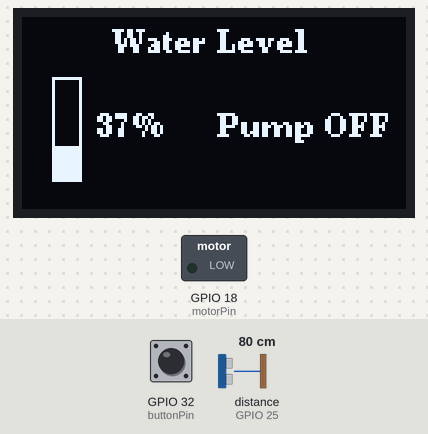
Simulated run of this program. Board: ESP32. Parts: 128×64 one-colour display, switched loads named in the program (green lamp = pin HIGH). Wiring (inferred from the names in the program): ultrasonic range finder: trigger GPIO 33; echo GPIO 25. Inputs (shaded band) come from the test bench; at power-on: GPIO 32 (buttonPin) HIGH, distance to the obstacle (sensor on GPIO 25) 80 cm. The echo pulse lasts 58.3 µs per cm; EEPROM starts erased; pins used as bus, display or sensor lines are not drawn; what the program prints to the serial monitor is not drawn.

Above: at 1.7 s.
1.8 s: GPIO 32 (buttonPin) pulled LOW for 0.15 s
At 3.2 s:
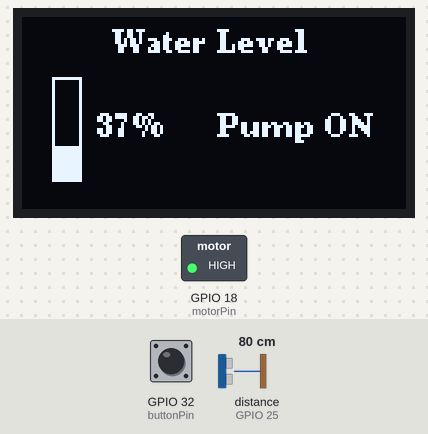
3.5 s: distance to the obstacle (sensor on GPIO 25) set to 112 cm
At 3.9 s:
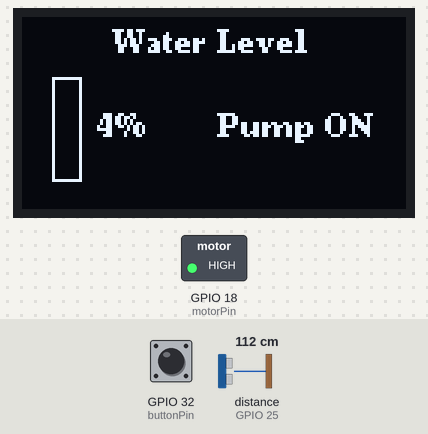
5.0 s: distance to the obstacle (sensor on GPIO 25) set to 120 cm
At 6.1 s:
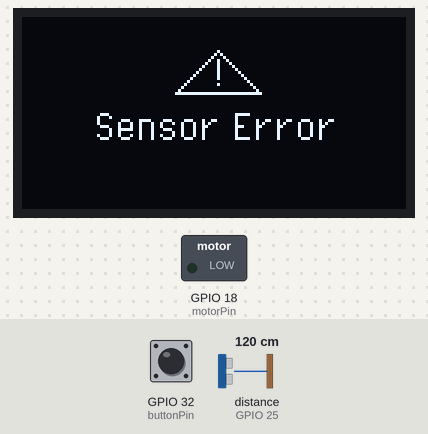
6.9 s: distance to the obstacle (sensor on GPIO 25) set to 2 cm
At 7.7 s:
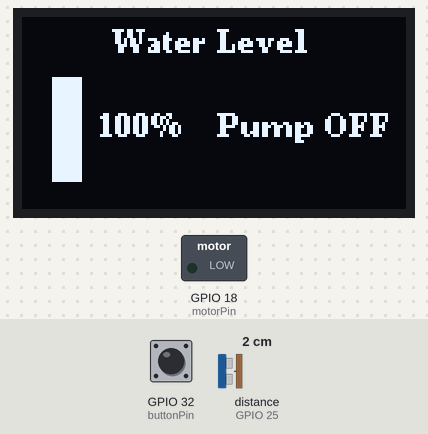
8.5 s: distance to the obstacle (sensor on GPIO 25) set to 250 cm
At 9.5 s:
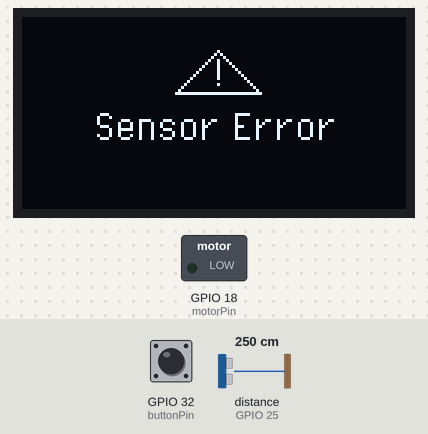
10.0 s: distance to the obstacle (sensor on GPIO 25) set to 4 cm
At 10.8 s:
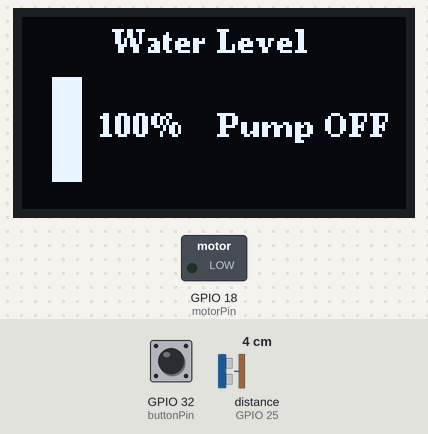
Timing chart, 0 to 12.5 s (numbered marks = the images above; inputs shaded):
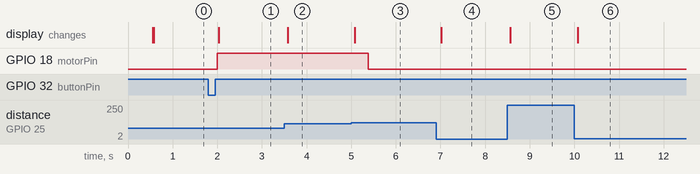

The program:

main.cpp
```cpp
#include <Arduino.h>
#include <U8g2lib.h>
#include <Wire.h>
#include<Preferences.h>


const unsigned char sensorError [] PROGMEM = {
	// 'sensorError, 128x64px
	0x00, 0x00, 0x00, 0x00, 0x00, 0x00, 0x00, 0x00, 0x00, 0x00, 0x00, 0x00, 0x00, 0x00, 0x00, 0x00,
	0x00, 0x00, 0x00, 0x00, 0x00, 0x00, 0x00, 0x00, 0x00, 0x00, 0x00, 0x00, 0x00, 0x00, 0x00, 0x00,
	0x00, 0x00, 0x00, 0x00, 0x00, 0x00, 0x00, 0x00, 0x00, 0x00, 0x00, 0x00, 0x00, 0x00, 0x00, 0x00,
	0x00, 0x00, 0x00, 0x00, 0x00, 0x00, 0x00, 0x00, 0x00, 0x00, 0x00, 0x00, 0x00, 0x00, 0x00, 0x00,
	0x00, 0x00, 0x00, 0x00, 0x00, 0x00, 0x00, 0x00, 0x00, 0x00, 0x00, 0x00, 0x00, 0x00, 0x00, 0x00,
	0x00, 0x00, 0x00, 0x00, 0x00, 0x00, 0x00, 0x00, 0x00, 0x00, 0x00, 0x00, 0x00, 0x00, 0x00, 0x00,
	0x00, 0x00, 0x00, 0x00, 0x00, 0x00, 0x00, 0x00, 0x00, 0x00, 0x00, 0x00, 0x00, 0x00, 0x00, 0x00,
	0x00, 0x00, 0x00, 0x00, 0x00, 0x00, 0x00, 0x00, 0x00, 0x00, 0x00, 0x00, 0x00, 0x00, 0x00, 0x00,
	0x00, 0x00, 0x00, 0x00, 0x00, 0x00, 0x00, 0x00, 0x00, 0x00, 0x00, 0x00, 0x00, 0x00, 0x00, 0x00,
	0x00, 0x00, 0x00, 0x00, 0x00, 0x00, 0x00, 0x00, 0x00, 0x00, 0x00, 0x00, 0x00, 0x00, 0x00, 0x00,
	0x00, 0x00, 0x00, 0x00, 0x00, 0x00, 0x00, 0x00, 0x00, 0x00, 0x00, 0x00, 0x00, 0x00, 0x00, 0x00,
	0x00, 0x00, 0x00, 0x00, 0x00, 0x00, 0x00, 0x00, 0x02, 0x00, 0x00, 0x00, 0x00, 0x00, 0x00, 0x00,
	0x00, 0x00, 0x00, 0x00, 0x00, 0x00, 0x00, 0x00, 0x05, 0x00, 0x00, 0x00, 0x00, 0x00, 0x00, 0x00,
	0x00, 0x00, 0x00, 0x00, 0x00, 0x00, 0x00, 0x80, 0x08, 0x00, 0x00, 0x00, 0x00, 0x00, 0x00, 0x00,
	0x00, 0x00, 0x00, 0x00, 0x00, 0x00, 0x00, 0x40, 0x12, 0x00, 0x00, 0x00, 0x00, 0x00, 0x00, 0x00,
	0x00, 0x00, 0x00, 0x00, 0x00, 0x00, 0x00, 0x20, 0x22, 0x00, 0x00, 0x00, 0x00, 0x00, 0x00, 0x00,
	0x00, 0x00, 0x00, 0x00, 0x00, 0x00, 0x00, 0x10, 0x42, 0x00, 0x00, 0x00, 0x00, 0x00, 0x00, 0x00,
	0x00, 0x00, 0x00, 0x00, 0x00, 0x00, 0x00, 0x08, 0x82, 0x00, 0x00, 0x00, 0x00, 0x00, 0x00, 0x00,
	0x00, 0x00, 0x00, 0x00, 0x00, 0x00, 0x00, 0x04, 0x02, 0x01, 0x00, 0x00, 0x00, 0x00, 0x00, 0x00,
	0x00, 0x00, 0x00, 0x00, 0x00, 0x00, 0x00, 0x02, 0x02, 0x02, 0x00, 0x00, 0x00, 0x00, 0x00, 0x00,
	0x00, 0x00, 0x00, 0x00, 0x00, 0x00, 0x00, 0x01, 0x02, 0x04, 0x00, 0x00, 0x00, 0x00, 0x00, 0x00,
	0x00, 0x00, 0x00, 0x00, 0x00, 0x00, 0x80, 0x00, 0x00, 0x08, 0x00, 0x00, 0x00, 0x00, 0x00, 0x00,
	0x00, 0x00, 0x00, 0x00, 0x00, 0x00, 0x40, 0x00, 0x02, 0x10, 0x00, 0x00, 0x00, 0x00, 0x00, 0x00,
	0x00, 0x00, 0x00, 0x00, 0x00, 0x00, 0x20, 0x00, 0x00, 0x20, 0x00, 0x00, 0x00, 0x00, 0x00, 0x00,
	0x00, 0x00, 0x00, 0x00, 0x00, 0x00, 0x10, 0x00, 0x00, 0x40, 0x00, 0x00, 0x00, 0x00, 0x00, 0x00,
	0x00, 0x00, 0x00, 0x00, 0x00, 0x00, 0xf8, 0xff, 0xff, 0xff, 0x00, 0x00, 0x00, 0x00, 0x00, 0x00,
	0x00, 0x00, 0x00, 0x00, 0x00, 0x00, 0x00, 0x00, 0x00, 0x00, 0x00, 0x00, 0x00, 0x00, 0x00, 0x00,
	0x00, 0x00, 0x00, 0x00, 0x00, 0x00, 0x00, 0x00, 0x00, 0x00, 0x00, 0x00, 0x00, 0x00, 0x00, 0x00,
	0x00, 0x00, 0x00, 0x00, 0x00, 0x00, 0x00, 0x00, 0x00, 0x00, 0x00, 0x00, 0x00, 0x00, 0x00, 0x00,
	0x00, 0x00, 0x00, 0x00, 0x00, 0x00, 0x00, 0x00, 0x00, 0x00, 0x00, 0x00, 0x00, 0x00, 0x00, 0x00,
	0x00, 0x00, 0x00, 0x00, 0x00, 0x00, 0x00, 0x00, 0x00, 0x00, 0x00, 0x00, 0x00, 0x00, 0x00, 0x00,
	0x00, 0x00, 0x00, 0x00, 0x00, 0x00, 0x00, 0x00, 0x00, 0x00, 0x00, 0x00, 0x00, 0x00, 0x00, 0x00,
	0x00, 0x00, 0x00, 0x1c, 0x00, 0x00, 0x00, 0x00, 0x80, 0x0f, 0x00, 0x00, 0x00, 0x00, 0x00, 0x00,
	0x00, 0x00, 0x00, 0x22, 0x00, 0x00, 0x00, 0x00, 0x80, 0x00, 0x00, 0x00, 0x00, 0x00, 0x00, 0x00,
	0x00, 0x00, 0x00, 0x02, 0x8e, 0x87, 0xc3, 0x91, 0x81, 0x40, 0x26, 0xe3, 0xc8, 0x00, 0x00, 0x00,
	0x00, 0x00, 0x00, 0x02, 0x91, 0x48, 0x24, 0x52, 0x80, 0x40, 0xa1, 0x10, 0x29, 0x00, 0x00, 0x00,
	0x00, 0x00, 0x00, 0x1c, 0x91, 0x48, 0x20, 0x32, 0x80, 0xc3, 0x60, 0x10, 0x19, 0x00, 0x00, 0x00,
	0x00, 0x00, 0x00, 0x20, 0x9f, 0x88, 0x23, 0x12, 0x80, 0x40, 0x20, 0x10, 0x09, 0x00, 0x00, 0x00,
	0x00, 0x00, 0x00, 0x20, 0x81, 0x08, 0x24, 0x12, 0x80, 0x40, 0x20, 0x10, 0x09, 0x00, 0x00, 0x00,
	0x00, 0x00, 0x00, 0x22, 0x91, 0x48, 0x24, 0x12, 0x80, 0x40, 0x20, 0x10, 0x09, 0x00, 0x00, 0x00,
	0x00, 0x00, 0x00, 0x1c, 0x8e, 0x88, 0xc3, 0x11, 0x80, 0x4f, 0x20, 0xe0, 0x08, 0x00, 0x00, 0x00,
	0x00, 0x00, 0x00, 0x00, 0x00, 0x00, 0x00, 0x00, 0x00, 0x00, 0x00, 0x00, 0x00, 0x00, 0x00, 0x00,
	0x00, 0x00, 0x00, 0x00, 0x00, 0x00, 0x00, 0x00, 0x00, 0x00, 0x00, 0x00, 0x00, 0x00, 0x00, 0x00,
	0x00, 0x00, 0x00, 0x00, 0x00, 0x00, 0x00, 0x00, 0x00, 0x00, 0x00, 0x00, 0x00, 0x00, 0x00, 0x00,
	0x00, 0x00, 0x00, 0x00, 0x00, 0x00, 0x00, 0x00, 0x00, 0x00, 0x00, 0x00, 0x00, 0x00, 0x00, 0x00,
	0x00, 0x00, 0x00, 0x00, 0x00, 0x00, 0x00, 0x00, 0x00, 0x00, 0x00, 0x00, 0x00, 0x00, 0x00, 0x00,
	0x00, 0x00, 0x00, 0x00, 0x00, 0x00, 0x00, 0x00, 0x00, 0x00, 0x00, 0x00, 0x00, 0x00, 0x00, 0x00,
	0x00, 0x00, 0x00, 0x00, 0x00, 0x00, 0x00, 0x00, 0x00, 0x00, 0x00, 0x00, 0x00, 0x00, 0x00, 0x00,
	0x00, 0x00, 0x00, 0x00, 0x00, 0x00, 0x00, 0x00, 0x00, 0x00, 0x00, 0x00, 0x00, 0x00, 0x00, 0x00,
	0x00, 0x00, 0x00, 0x00, 0x00, 0x00, 0x00, 0x00, 0x00, 0x00, 0x00, 0x00, 0x00, 0x00, 0x00, 0x00,
	0x00, 0x00, 0x00, 0x00, 0x00, 0x00, 0x00, 0x00, 0x00, 0x00, 0x00, 0x00, 0x00, 0x00, 0x00, 0x00,
	0x00, 0x00, 0x00, 0x00, 0x00, 0x00, 0x00, 0x00, 0x00, 0x00, 0x00, 0x00, 0x00, 0x00, 0x00, 0x00,
	0x00, 0x00, 0x00, 0x00, 0x00, 0x00, 0x00, 0x00, 0x00, 0x00, 0x00, 0x00, 0x00, 0x00, 0x00, 0x00,
	0x00, 0x00, 0x00, 0x00, 0x00, 0x00, 0x00, 0x00, 0x00, 0x00, 0x00, 0x00, 0x00, 0x00, 0x00, 0x00,
	0x00, 0x00, 0x00, 0x00, 0x00, 0x00, 0x00, 0x00, 0x00, 0x00, 0x00, 0x00, 0x00, 0x00, 0x00, 0x00,
	0x00, 0x00, 0x00, 0x00, 0x00, 0x00, 0x00, 0x00, 0x00, 0x00, 0x00, 0x00, 0x00, 0x00, 0x00, 0x00,
	0x00, 0x00, 0x00, 0x00, 0x00, 0x00, 0x00, 0x00, 0x00, 0x00, 0x00, 0x00, 0x00, 0x00, 0x00, 0x00,
	0x00, 0x00, 0x00, 0x00, 0x00, 0x00, 0x00, 0x00, 0x00, 0x00, 0x00, 0x00, 0x00, 0x00, 0x00, 0x00,
	0x00, 0x00, 0x00, 0x00, 0x00, 0x00, 0x00, 0x00, 0x00, 0x00, 0x00, 0x00, 0x00, 0x00, 0x00, 0x00,
	0x00, 0x00, 0x00, 0x00, 0x00, 0x00, 0x00, 0x00, 0x00, 0x00, 0x00, 0x00, 0x00, 0x00, 0x00, 0x00,
	0x00, 0x00, 0x00, 0x00, 0x00, 0x00, 0x00, 0x00, 0x00, 0x00, 0x00, 0x00, 0x00, 0x00, 0x00, 0x00,
	0x00, 0x00, 0x00, 0x00, 0x00, 0x00, 0x00, 0x00, 0x00, 0x00, 0x00, 0x00, 0x00, 0x00, 0x00, 0x00,
	0x00, 0x00, 0x00, 0x00, 0x00, 0x00, 0x00, 0x00, 0x00, 0x00, 0x00, 0x00, 0x00, 0x00, 0x00, 0x00,
	0x00, 0x00, 0x00, 0x00, 0x00, 0x00, 0x00, 0x00, 0x00, 0x00, 0x00, 0x00, 0x00, 0x00, 0x00, 0x00
};


/*
==========================================================================================
||                                Motor Variables                                       ||
==========================================================================================
*/
Preferences mem;

// Motor control with persistent storage
bool motorState = false;
const char* prefsNamespace = "motorCtrl";
const char* stateKey = "motorState";
const int motorPin = 18;
const unsigned long toggleCooldown = 2000; // 2 seconds
unsigned long lastAutoToggleTime = 0;

// Motor status text coordinates (right portion of the display)
const int motorStatusX = 65;
const int motorStatusY = 40;


// Display Settings
U8G2_SH1106_128X64_NONAME_F_HW_I2C u8g2(U8G2_R0, /* reset=*/ U8X8_PIN_NONE);

/*
==========================================================================================
||                                 Container Spec                                       ||
==========================================================================================
*/
const int lowerThreshold = 10;
const int upperThreshold = 90;
const int containerOffset = 20;
const int containerHeight = 115;  // Maximum measurable distance in cm
const int hysteresis = 2; // 2% buffer

/*
==========================================================================================
||                               Button Variables                                       ||
==========================================================================================
*/
const int buttonPin = 32;           // GPIO connected to the button
volatile bool buttonReleased = false; // Flag set by the ISR
unsigned long lastDebounceTime = 0; // Timestamp of last valid event
const unsigned long debounceDelay = 50; // Debounce time in ms

/*
==========================================================================================
||                            Ultrasonic Sensor Variable                                ||
==========================================================================================
*/

// Pin assignments
const int trigPin = 33;
const int echoPin = 25;

// Timeout in microseconds (30ms)
const unsigned int timeout = 30000;

// State machine for ultrasonic measurement
enum UltrasonicState { READY, TRIGGERED, WAITING_FOR_FALLING, DONE };
volatile UltrasonicState usState = READY;

volatile unsigned long echoStartTime = 0;
volatile unsigned long echoEndTime = 0;
unsigned long triggerTime = 0;
float lastDistance = 0.0;
int sensorMaxError = 10;
int errorCount = 0;

/*
==========================================================================================
||                                      Title                                           ||
==========================================================================================
*/

const char* title = "Water Level";
const int titleX = 30;   // X position for the title text
const int titleY = 12;   // Y position for the title text

/*
==========================================================================================
||                                   Vertical Bar                                       ||
==========================================================================================
*/
const int barX = 10;
const int barY = 20;         // Start the bar below the title
const int barMaxHeight = 35; // Maximum height in pixels for the bar
const int barWidth = 10;     // Bar width in pixels


/*
==========================================================================================
||                                  ISR (Button)                                        ||
==========================================================================================
*/
void IRAM_ATTR handleButtonRelease() {
    buttonReleased = true; // Set flag when button is released
    lastDebounceTime = millis();
}


/*
==========================================================================================
||                                 ISR (Ultrasonic Sensor)                              ||
==========================================================================================
*/

void IRAM_ATTR echoISR() {
    static unsigned long lastPulseTime = 0;
    unsigned long now = micros();

    if (digitalRead(echoPin) == HIGH) {
        echoStartTime = now;
        usState = WAITING_FOR_FALLING;
    } else {
        // Ensure pulse duration is valid (>0)
        if (usState == WAITING_FOR_FALLING && now > echoStartTime) {
            echoEndTime = now;
            usState = DONE;
        }
    }
}

/*
==========================================================================================
||                               Function Declaration                                   ||
==========================================================================================
*/
float getDistance();
bool getEvent();


/*
==========================================================================================
||                                      Setup                                           ||
==========================================================================================
*/
void setup() {
    Serial.begin(115200);

    mem.begin(prefsNamespace, false);  // RW mode

    // Load stored motor state
    motorState = mem.getBool(stateKey, false);  // Default to false if not found
    Serial.printf("Loaded motor state: %s\n", motorState ? "ON" : "OFF");

    pinMode(motorPin, OUTPUT);
    digitalWrite(motorPin, motorState);

    // Set up sensor pins
    pinMode(trigPin, OUTPUT);
    pinMode(echoPin, INPUT); // Try using INPUT, or if needed, INPUT_PULLUP
    delay(500);

    pinMode(buttonPin, INPUT_PULLUP);

    attachInterrupt(digitalPinToInterrupt(buttonPin), handleButtonRelease, RISING);
    attachInterrupt(digitalPinToInterrupt(echoPin), echoISR, CHANGE);

    echoStartTime = micros();
    echoEndTime = micros();

    u8g2.begin();
}


/*
==========================================================================================
||                                       Loop                                           ||
==========================================================================================
*/
void loop() {
    bool previousMotorState = mem.getBool(stateKey);

    float d = getDistance();

    Serial.print("Distance: ");
    Serial.print(d);
    Serial.println(" cm");

    if((d == -1) || (d > containerHeight)){
        Serial.println("Error!!!");
        ++errorCount;
        if(errorCount >= sensorMaxError){
            motorState = false;
            if(motorState != previousMotorState){
                mem.putBool(stateKey, motorState);
            }
            digitalWrite(motorPin, LOW);
        }
        u8g2.clearBuffer();
        u8g2.drawXBMP(0, 0, 128, 64, sensorError);
        u8g2.sendBuffer();
        delay(10);
    }else{
        errorCount = 0;

        int waterLevelPercentage = map((int)d, containerHeight, containerOffset, 0, 100);
        waterLevelPercentage = constrain(waterLevelPercentage, 0, 100); // Clamp to 0-100

        /*
        if (getEvent() && waterLevelPercentage >= lowerThreshold && waterLevelPercentage <= upperThreshold) {
            motorState = !motorState;  // Toggle state manually
        } else if (waterLevelPercentage < (lowerThreshold - hysteresis)) {
            motorState = true;  // Auto-start motor
        } else if (waterLevelPercentage > (upperThreshold + hysteresis)) {
            motorState = false;  // Auto-stop motor
        }
        */

        if (getEvent() && waterLevelPercentage >= lowerThreshold && waterLevelPercentage <= upperThreshold) {
            motorState = !motorState;  // Toggle state manually (no cooldown)
            Serial.println("Manual Toggle!");
        }
        else {
            // Auto-toggle with cooldown protection
            if (waterLevelPercentage < (lowerThreshold - hysteresis)) {
                if (!motorState && (millis() - lastAutoToggleTime >= toggleCooldown)) {
                    motorState = true;
                    lastAutoToggleTime = millis();
                    Serial.println("Auto-ON (Low Level)");
                }
            }
            else if (waterLevelPercentage > (upperThreshold + hysteresis)) {
                if (motorState && (millis() - lastAutoToggleTime >= toggleCooldown)) {
                    motorState = false;
                    lastAutoToggleTime = millis();
                    Serial.println("Auto-OFF (High Level)");
                }
            }
        }

        // Save state if changed
        if (previousMotorState != motorState) {
            mem.putBool(stateKey, motorState);
            Serial.println("Motor state changed & saved!");
        }
        digitalWrite(motorPin, motorState ? HIGH : LOW);


        // Calculate the fill height for the bar:
        // When waterLevelPercentage is 100, fill height equals barMaxHeight (full bar);
        // When waterLevelPercentage is 0, fill height is 0.
        int fillHeight = (waterLevelPercentage * barMaxHeight / 100.0);
        // Compute the top Y coordinate of the filled area (to fill from the bottom up)
        int fillY = barY + (barMaxHeight - fillHeight);

        u8g2.clearBuffer();

        // Title
        u8g2.setFont(u8g2_font_ncenB08_tr);
        u8g2.drawStr(titleX, titleY, title);

        // Vertical Bar
        u8g2.drawFrame(barX, barY, barWidth, barMaxHeight);
        u8g2.drawBox(barX, fillY, barWidth, fillHeight);

        // Water Level Percentage
        char buf[20];
        sprintf(buf, "%d%%", waterLevelPercentage);
        u8g2.drawStr(barX + barWidth + 5, barY + (barMaxHeight / 2) + 3, buf);

        if (motorState) {
            u8g2.drawStr(motorStatusX, motorStatusY, "Pump ON");
        } else{
            u8g2.drawStr(motorStatusX, motorStatusY, "Pump OFF");
        }

        static unsigned long lastUpdate = 0;
        if (millis() - lastUpdate >= 10) {  // Non-blocking delay
            lastUpdate = millis();
            u8g2.sendBuffer();
        }
    }
}

/*
==========================================================================================
||                                 Button Event                                         ||
==========================================================================================
*/
bool getEvent() {
    if (buttonReleased) {
      unsigned long currentTime = millis();

      // Check if debounce delay has passed
      if (currentTime - lastDebounceTime >= debounceDelay) {
        bool buttonState = digitalRead(buttonPin);
        buttonReleased = false; // Reset flag FIRST to prevent re-trigger
        lastDebounceTime = currentTime;

        // Return true only if button is still released (HIGH)
        return (buttonState == HIGH);
      }
    }
    return false;
  }


/*
==========================================================================================
||                            Ultrasonic Distance Detection                             ||
==========================================================================================
*/
float getDistance() {
    // Start a new measurement if the sensor is ready
    if (usState == READY) {
        digitalWrite(trigPin, LOW);
        delayMicroseconds(2);
        digitalWrite(trigPin, HIGH);
        delayMicroseconds(10);
        digitalWrite(trigPin, LOW);
        triggerTime = micros();
        usState = TRIGGERED;
    }

    // Check for timeout in the WAITING_FOR_FALLING state
    if (usState == WAITING_FOR_FALLING && (micros() - triggerTime > timeout)) {
        // If no falling edge within timeout, force completion using timeout duration
        usState = READY;  // Reset state for the next measurement
        lastDistance = -1;
        return -1;  // Return error indicator
    }

    // Once the measurement is complete, calculate the distance
    if (usState == DONE) {
        unsigned long duration = echoEndTime - echoStartTime;

        // Check for invalid duration (e.g., if both times are 0)
        if (duration == 0) {
            usState = READY;
            lastDistance = -1;
            return -1;
        }

        lastDistance = (duration * 0.034) / 2.0;  // Convert duration to cm
        usState = READY;  // Reset state for the next measurement
    }

    return lastDistance;
}
```

Measured:
- the behaviour switches between 116 and 117 cm on distance to the obstacle (sensor on GPIO 25) (found by bisection; images 2 and 3)
- after the input at 1.8 s, GPIO 18 (motorPin): LOW → HIGH after 0.20 s; the display: changes after 0.23 s (image 1)
- after the input at 3.5 s, the display: changes after 0.08 s (image 2)
- after the input at 5.0 s, GPIO 18 (motorPin): HIGH → LOW after 0.38 s; the display: changes after 0.08 s (image 3)
- after the input at 6.9 s, the display: changes after 0.12 s (image 4)
- after the input at 8.5 s, the display: changes after 0.07 s (image 5)
- after the input at 10.0 s, the display: changes after 0.07 s (image 6)
